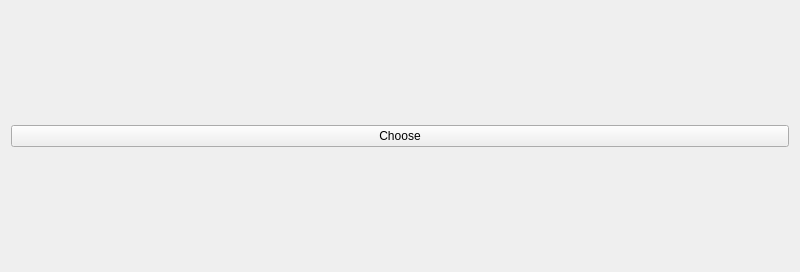
<?xml version="1.0" encoding="UTF-8"?>
<ui version="4.0">
 <class>Widget</class>
 <widget class="QWidget" name="Widget">
  <property name="geometry">
   <rect>
    <x>0</x>
    <y>0</y>
    <width>800</width>
    <height>272</height>
   </rect>
  </property>
  <property name="windowTitle">
   <string>Widget</string>
  </property>
  <layout class="QVBoxLayout" name="verticalLayout">
   <item>
    <widget class="QPushButton" name="pushButton">
     <property name="text">
      <string>Choose</string>
     </property>
    </widget>
   </item>
  </layout>
 </widget>
 <resources/>
 <connections/>
</ui>
